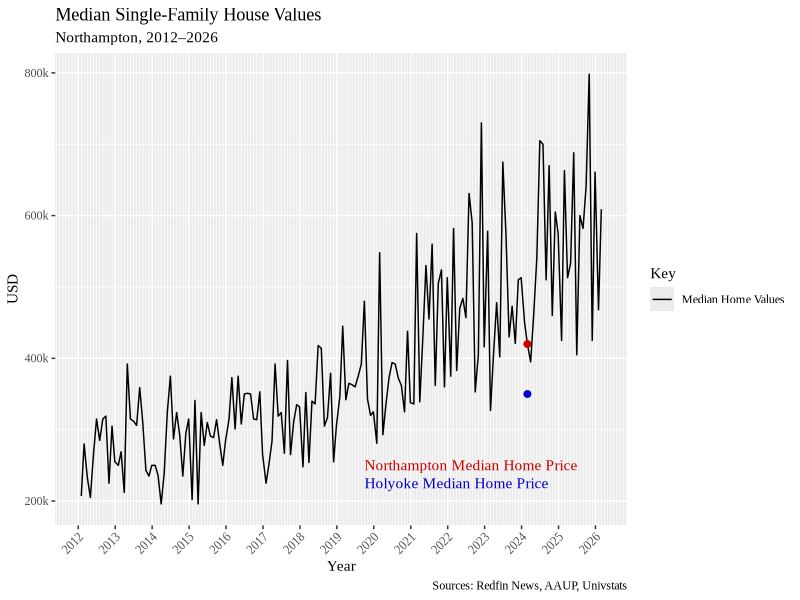
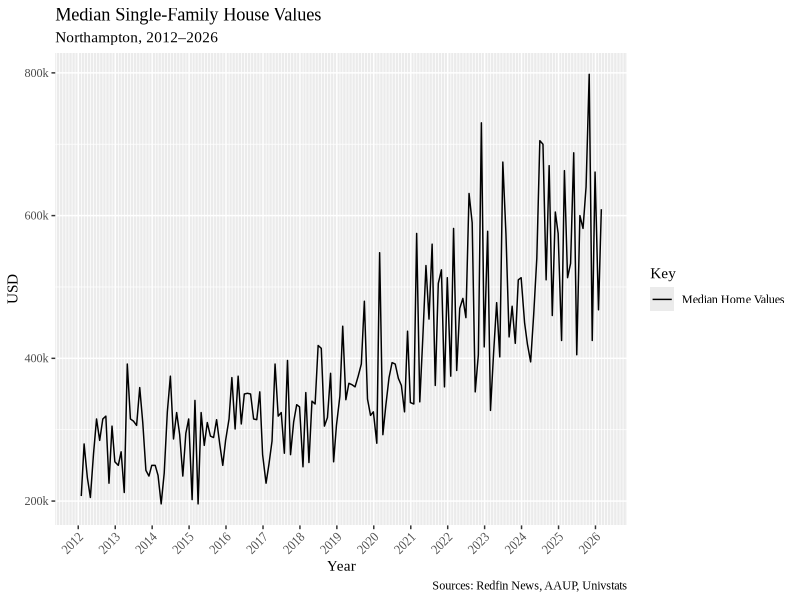
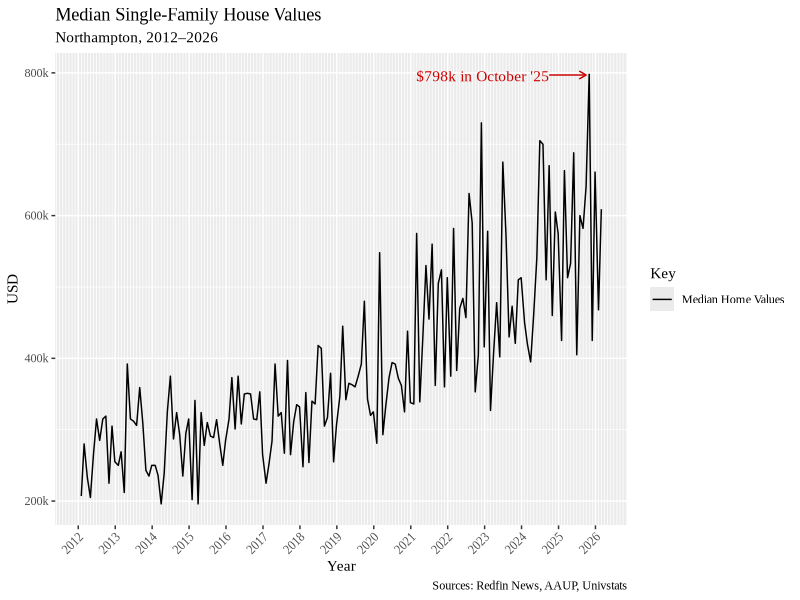
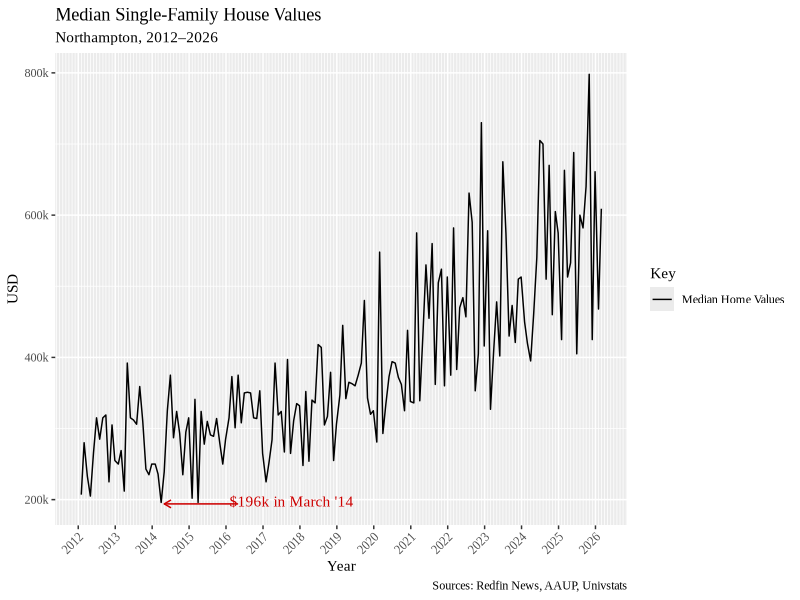
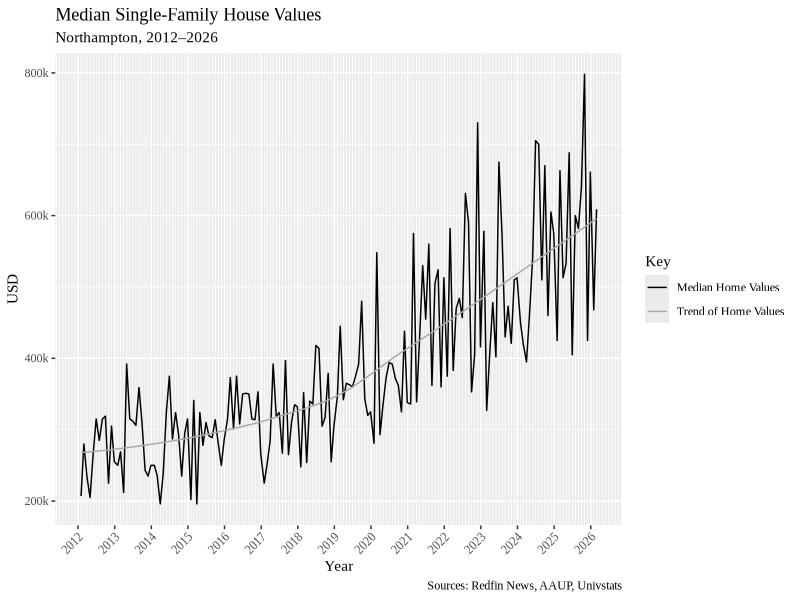
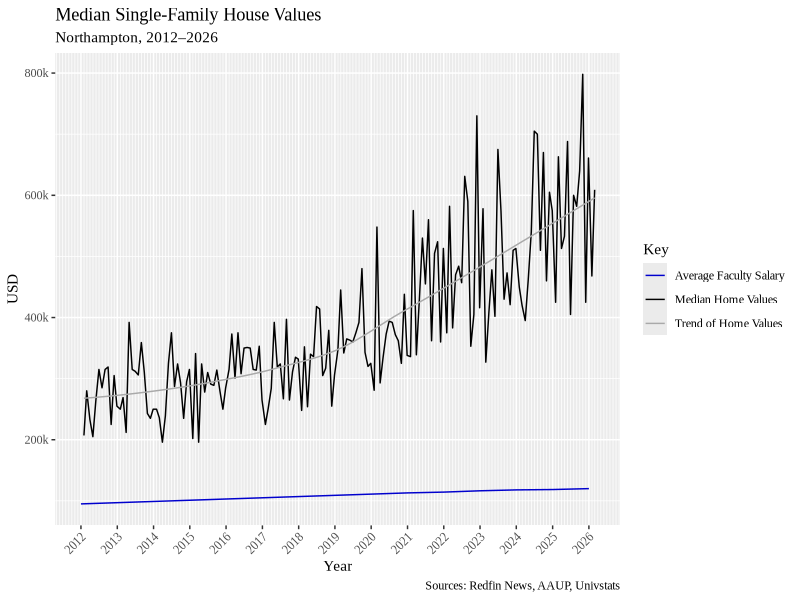
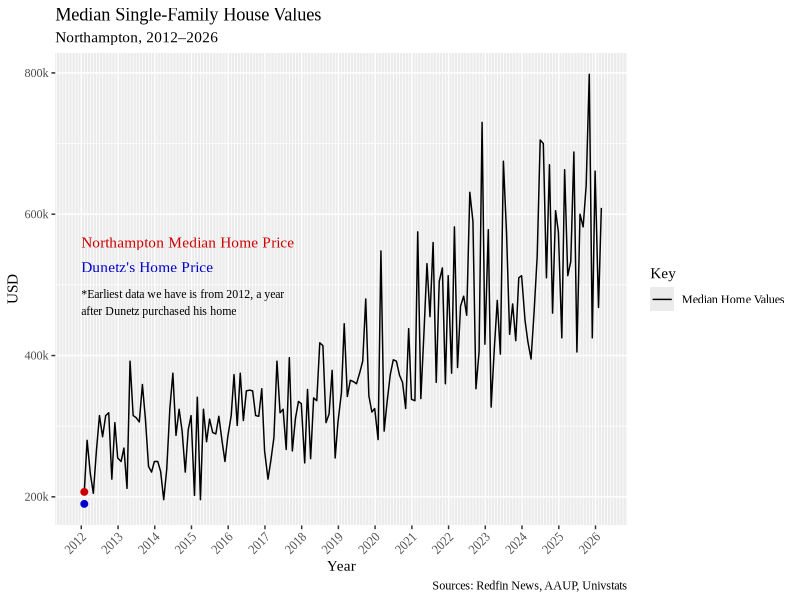

Write R code to recreate these figures, in order.
## ---- chunk 1
#| echo: false
#| warning: false
#| message: false
#| results: hide

# packages
library(tidyverse)
library(scales)

# median home prices
singlefamily <- read_csv("data/single_family_houses.csv") |>
  mutate(date = mdy(date))

# average faculty salaries
faculty_salary <- tribble(
  ~date, ~avg_salary,
  "2012-01-01", 95000,
  "2013-01-01", 97000,
  "2014-01-01", 99000,
  "2015-01-01", 101000,
  "2016-01-01", 103000,
  "2017-01-01", 105000,
  "2018-01-01", 107000,
  "2019-01-01", 109000,
  "2020-01-01", 111000,
  "2021-01-01", 113000,
  "2022-01-01", 114303,
  "2023-01-01", 116446,
  "2024-01-01", 117913,
  "2025-01-01", 118500,
  "2026-01-01", 120000) |>
  mutate(date = parse_date(date))
## ---- chunk 2
#| echo: false 
#| warning: false 
#| message: false 
#| results: hide

visual <- singlefamily |>
  ggplot(aes(x = date, y = median.price)) + 
  
  # line for median home values
  geom_line(aes(color = "Median Home Values")) + 
  
  # fixing x-axis ticks to remove months
  scale_x_date(date_breaks = "1 year",
               date_minor_breaks = "1 month",
               date_labels = "%Y") +
  
  # fixing y-axis ticks to be simpler
  scale_y_continuous(labels = label_number(scale = 1e-3, suffix = "k")) +
  
  # making x-axis tickets at a better angle (to be less clustered)
  theme(text = element_text(family = "Times New Roman"), 
        axis.text.x = element_text(angle = 45, hjust = 1)) +
  
  # labels
  labs(title = "Median Single-Family House Values",
       subtitle = "Northampton, 2012–2026",
       x = "Year",
       y = "USD",
       color = "Key",
       caption = "Sources: Redfin News, AAUP, Univstats") + 
  scale_color_manual(values = c("Median Home Values" = "black"))
## ---- chunk 3
#| echo: false 
#| warning: false 
#| message: false 
#| results: hide

vis_regressionline <- visual + 
  
  # adding regression line
  geom_smooth(aes(color = "Trend of Home Values"),
              se = FALSE, 
              linewidth = 0.5) + 
  scale_color_manual(values = c("Median Home Values" = "black",
                                "Trend of Home Values" = "darkgray"))
## ---- chunk 4
#| echo: false 
#| warning: false 
#| message: false 
#| results: hide

vis_lowest <- visual + 
  
  # text for lowest home values
  annotate("text", 
           x = as.Date("2014-01-31"), 
           y = 196000,
           label = "$196k in March '14",
           hjust = -0.6,
           vjust = 0.4,
           color = "red3", 
           family = "Times New Roman") +
  
  # arrow for lowest home values
  annotate("segment",
           x = as.Date("2016-04-30"),
           xend = as.Date("2014-04-30"),
           y = 194000,
           yend = 194000,
           arrow = arrow(length = unit(0.2, "cm")),
           color = "red3") + 
  scale_color_manual(values = c("Median Home Values" = "black",
                                "Trend of Home Values" = "darkgray"))
## ---- chunk 5
#| echo: false 
#| warning: false 
#| message: false 
#| results: hide

vis_highest <- visual + 
  
  # text for highest home values
  annotate("text", 
           x = as.Date("2025-10-31"), 
           y = 798000,
           label = "$798k in October '25",
           hjust = 1.3,
           vjust = 0.7,
           color = "red3", 
           family = "Times New Roman") +
  
  # arrow for highest home values
  annotate("segment",
           x = as.Date("2024-09-30"),
           xend = as.Date("2025-09-30"),
           y = 797000,
           yend = 797000,
           arrow = arrow(length = unit(0.2, "cm")),
           color = "red3") + 
  scale_color_manual(values = c("Median Home Values" = "black",
                                "Trend of Home Values" = "darkgray"))
## ---- chunk 6
#| echo: false 
#| warning: false 
#| message: false 
#| results: hide


vis_salary <- vis_regressionline + 
  
  # faculty salary line
  geom_line(data = faculty_salary,
            aes(x = date, y = avg_salary, color = "Average Faculty Salary"),
            linewidth = 0.5) + 
  scale_color_manual(values = c("Median Home Values" = "black",
                                "Trend of Home Values" = "darkgray",
                                "Average Faculty Salary" = "blue3"))
## ---- chunk 7
vis_2014 <- visual + 
  
  # northampton median point
  annotate("point", 
           x = as.Date("2024-02-28"),
           y = 420000, 
           colour = "red3", 
           size = 2) + 
  
  # holyoke median point
  annotate("point", 
           x = as.Date("2024-02-28"),
           y = 350000, 
           colour = "blue3", 
           size = 2) + 
  
  # caption 
  annotate("text", 
           x = as.Date("2019-10-01"), 
           y = 250000,
           label = "Northampton Median Home Price",
           color = "red3", 
           family = "Times New Roman", 
           hjust = 0) + 
  annotate("text", 
           x = as.Date("2019-10-01"), 
           y = 225000,
           label = "Holyoke Median Home Price",
           color = "blue3", 
           family = "Times New Roman", 
           hjust = 0)
## ---- chunk 8
vis_dunetz <- visual + 
  
  # northampton median point
  annotate("point", 
           x = as.Date("2012-01-31"),
           y = 207000, 
           colour = "red3", 
           size = 2) + 
  
  # dunetz home price
  annotate("point", 
           x = as.Date("2012-01-31"),
           y = 190000, 
           colour = "blue3", 
           size = 2) + 
  
  # caption 
  annotate("text", 
           x = as.Date("2012-01-01"), 
           y = 560000,
           label = "Northampton Median Home Price",
           color = "red3", 
           family = "Times New Roman", 
           hjust = 0) + 
  annotate("text", 
           x = as.Date("2012-01-01"), 
           y = 525000,
           label = "Dunetz's Home Price",
           color = "blue3", 
           family = "Times New Roman", 
           hjust = 0) + 
  annotate("text", 
           x = as.Date("2012-01-01"), 
           y = 475000,
           label = "*Earliest data we have is from 2012, a year \nafter Dunetz purchased his home",
           color = "black", 
           family = "Times New Roman", 
           size = 3, 
           hjust = 0)
## ---- chunk 9
#| echo: false 
#| warning: false 
#| message: false 

vis_2014
## ---- chunk 10
#| echo: false 
#| warning: false 
#| message: false 

visual
## ---- chunk 11
#| echo: false 
#| warning: false 
#| message: false 

vis_highest
## ---- chunk 12
#| echo: false 
#| warning: false 
#| message: false 

vis_lowest
## ---- chunk 13
#| echo: false 
#| warning: false 
#| message: false 

vis_regressionline
## ---- chunk 14
#| echo: false 
#| warning: false 
#| message: false 

vis_salary
## ---- chunk 15
#| echo: false 
#| warning: false 
#| message: false 

vis_dunetz
